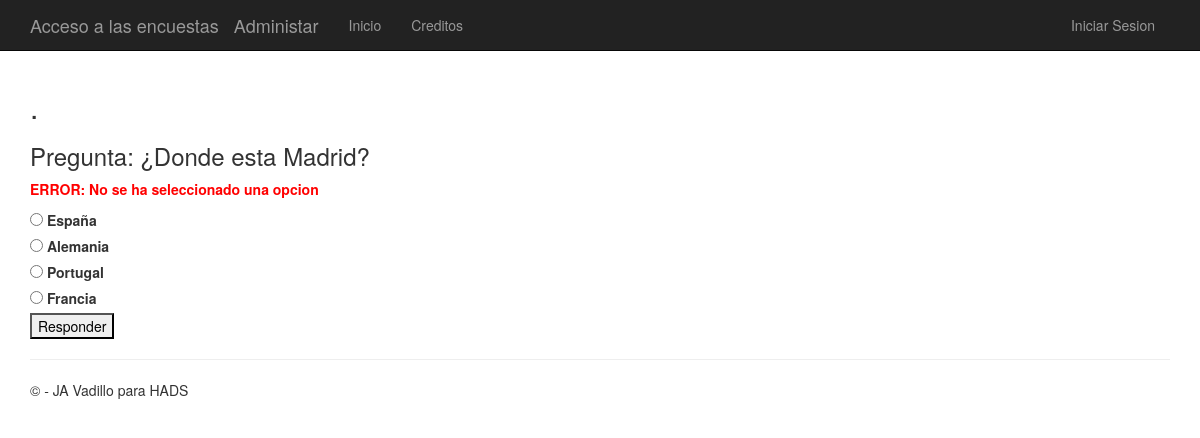
/polls/2/vote/, run on the app's committed database.
### app/models.py (models this page shows)
class QuestionQuiz(models.Model):
    question_text = models.CharField(max_length=200)
    question_theme = models.CharField(default='',max_length=200)
    pub_date = models.DateTimeField('date published')

class Answers(models.Model):
    question = models.ForeignKey(QuestionQuiz)
    answer = models.CharField(max_length=200)
    correct = models.BooleanField(default=False)
    votes = models.IntegerField(default=0)

### app/views.py (the view)
# urls.py: url(r'^polls/(?P<question_id>\d+)/vote/$', app.views.vote, name='vote'),
def vote(request, question_id):
    p = get_object_or_404(QuestionQuiz, pk=question_id)
    try:
        selected_choice = p.answers_set.get(pk=request.POST['choice'])
    except (KeyError, Answers.DoesNotExist):
        return render(request, 'polls/detail.html', {
            'question': p,
            'error_message': "ERROR: No se ha seleccionado una opcion",
        })
    else:
        selected_choice.votes += 1
        selected_choice.save()
        return HttpResponseRedirect(reverse('results', args=(p.id, selected_choice.id,)))

### app/templates/polls/detail.html (shortened to what this page needs)
﻿{% extends "app/layout.html" %}
{% block content %}
<h2>{{ title }}.</h2>
<h3>Pregunta: {{ question.question_text }}</h3>
{% if error_message %}<p><strong style="color:red;"><b>{{ error_message }}</b></strong></p>{% endif %}
<form action="{% url 'vote' question.id %}" method="post">
{% if not request.user.is_authenticated %}
    {% for answer in question.answers_set.all %}
        <input type="radio" name="choice" id="choice{{ forloop.counter }}" value="{{ answer.id }}" />
        <label for="choice{{ forloop.counter }}">{{ answer.answer }}</label><br />
    {% endfor %}
{% endif %}
{% if request.user.is_authenticated %}
    {% for answer in question.answers_set.all %}
        <label for="choice{{ forloop.counter }}">{{ answer.answer }}</label>
        <ul>
            <li for="choice{{ forloop.counter }}">Es correcta:{{ answer.correct }}</li>
            <li for="choice{{ forloop.counter }}">Número de votos:{{ answer.votes }}</li>
        </ul>
        <br />
    {% endfor %}
    <a href="{% url 'choice_add' question.id %}"><h3>Insertar Opciones</h3></a>
    <a href="{% url 'chart' question.id %}"> <h3>Ver resultado de la votacion</h3> </a><br />
{% else %}
    <input type="submit" value="Responder" />
{% endif %}
</form>
{% endblock %}

### app/static/app/content/site.css (style rules this page uses)
body { padding-top: 50px; padding-bottom: 20px; }
input, select, textarea { max-width: 280px; }

### data on the page
QuestionQuiz: question_text "¿Donde esta Madrid?"
Answers: answer "España"
Answers: answer "Alemania"
Answers: answer "Portugal"
Answers: answer "Francia"

### other printed values
{{ error_message }} "ERROR: No se ha seleccionado una opcion"
